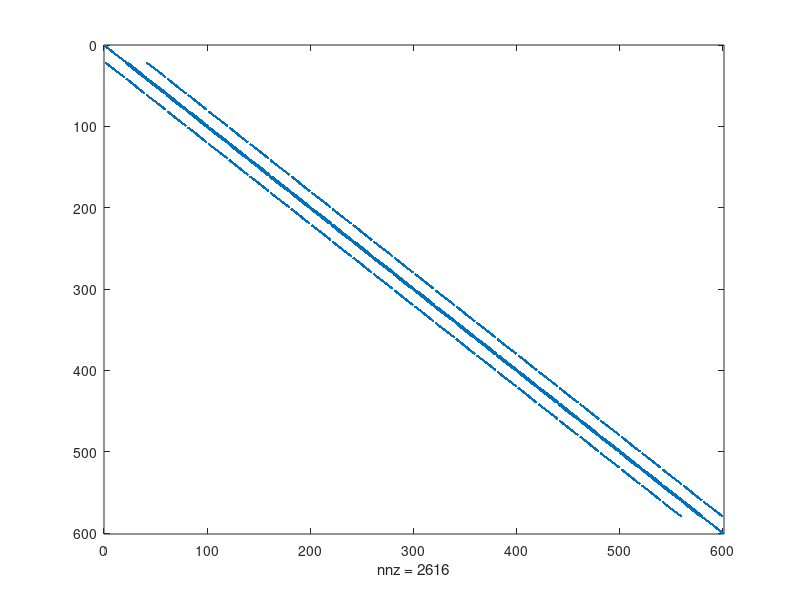
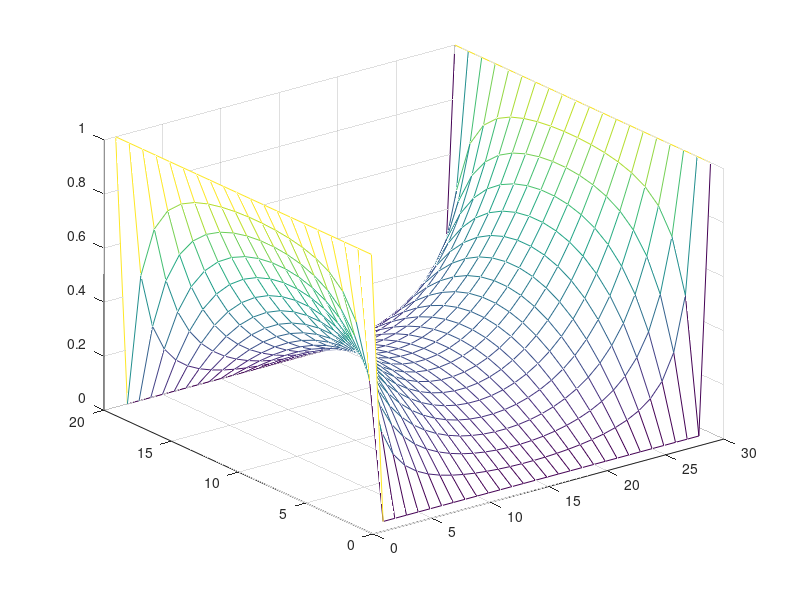
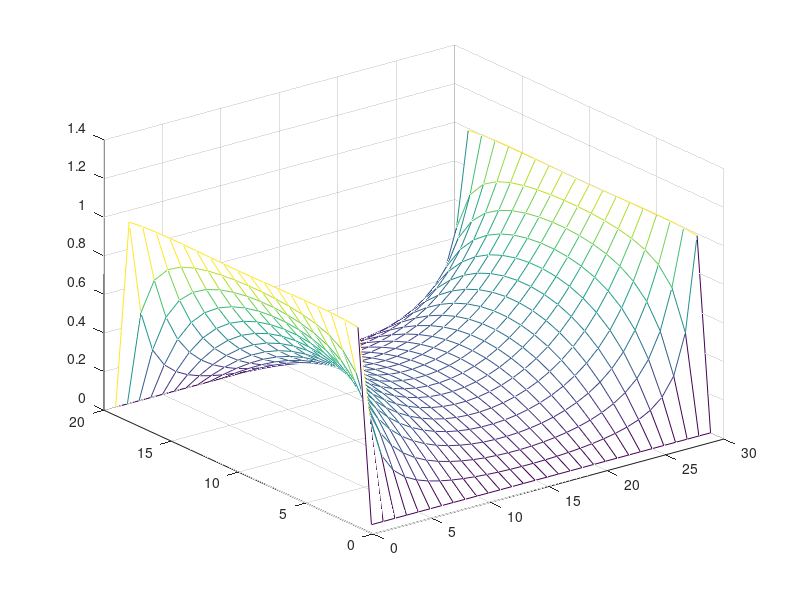

The MATLAB source for these figures, in order:
clear;
clc;

W=20;
L=30;
V0=1;
G=sparse(W*L,W*L);

%n:i,j  
%nl:i,j-1    
%nr:i,j+1
for i=1:(W*L)
    if i <= W || i > (L-1)*W
        G(i,i)=1;
    end
end

for j=2:(L-1)
    for i=1:W
        n = i+(j-1)*W;
        a= i+(j-2)*W;
        d= i+j*W;
        w= (i-1)+(j-1)*W;
        s= (i+1)+(j-1)*W;
        if i==1||i==W
            G(n,n)=1;
        else
            G(n,a)=1;
            G(n,n)=-4;
            G(n,d)=1;
            G(n,s)=1;
            G(n,w)=1;
        end      
    end
end
figure(1);
spy(G);

F=sparse(W*L,1);
for i=1:(W*L)
    if i <= W || i > (L-1)*W
        F(i,1)=V0;
    end
end

V=G\F;

for i=1:W
    for j=1:L
        n=i+(j-1)*W;
        Emap(i,j) = V(n);
    end
end
figure(2);
mesh(Emap);

% Analytical Solution
N=300;
Vas=zeros(W,L);
b = L/2;
a = W;
x=linspace(-b,b,30);
y=linspace(0,a,20);
[xx,yy]=meshgrid(x,y);
figure(3);
for n = 1:2:N
    Vp =(4*V0/pi)*(1/n)*(cosh(n*pi*xx/a)/cosh(n*pi*b/a)).*(sin(n*pi*yy/a));   
    Vas =Vas + Vp ;
    mesh(Vas);
    % pause(0.01);
end

